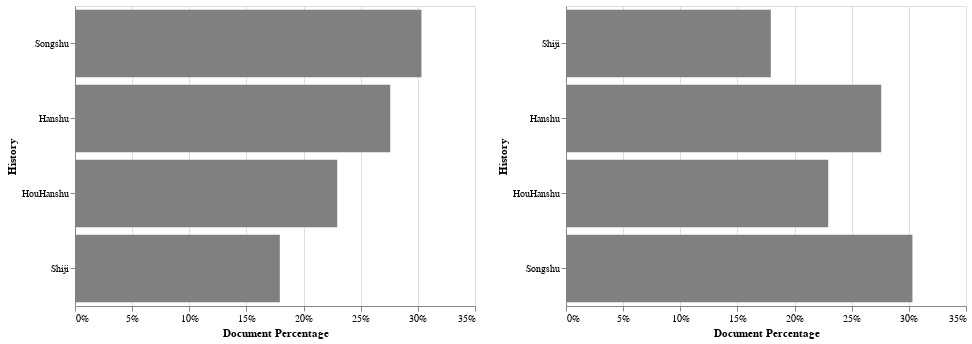

The cell this chart's notebook holds for it:
### Code cell
# Comparing 5th century histories to the Han model
reind1 = SummaryDf.reindex(set(FifthCentury+HanModels))

modelPercentSort1 = alt.Chart(reind1.reset_index()).mark_bar(color="gray").encode(alt.X(
    'DocPercentage', axis=alt.Axis(format='%'), title="Document Percentage"), alt.Y(
    'bookname:N', sort=sortOrderPercent, title='History'))

modelTimeSort1 = alt.Chart(reind1.reset_index()).mark_bar(color="gray").encode(alt.X(
    'DocPercentage', axis=alt.Axis(format='%'), title="Document Percentage"), alt.Y(
    'bookname:N', sort=["Shiji", "Hanshu", "HouHanshu", "Songshu"], title='History'))

modelPercentSort1 | modelTimeSort1

### Figure 1 — Vega-Lite specification as saved in the notebook (floating-point values rounded to 4 significant figures)
{"$schema": "https://vega.github.io/schema/vega-lite/v3.3.0.json", "config": {"mark": {"tooltip": null}, "view": {"height": 300, "width": 400}}, "datasets": {"data-5f2a381cad5f2ffbf3e903a5cae7eae6": [{"DocPercentage": 0.1792, "book": "Shiji", "bookname": "Shiji", "commentaryChar": 0, "docsCharTotal": 57510, "docsTotal": 94, "grandChar": 320906, "iDocsCharM": 35165, "iDocsM": 32, "qDocsC": 0, "qDocsCharC": 0, "qDocsCharM": 22345, "qDocsM": 62}, {"DocPercentage": 0.2295, "book": "HouHanShu", "bookname": "HouHanshu", "commentaryChar": 0, "docsCharTotal": 149138, "docsTotal": 279, "grandChar": 649958, "iDocsCharM": 84869, "iDocsM": 93, "qDocsC": 0, "qDocsCharC": 0, "qDocsCharM": 64269, "qDocsM": 186}, {"DocPercentage": 0.2758, "book": "Hanshu", "bookname": "Hanshu", "commentaryChar": 0, "docsCharTotal": 174793, "docsTotal": 279, "grandChar": 633699, "iDocsCharM": 115276, "iDocsM": 110, "qDocsC": 0, "qDocsCharC": 0, "qDocsCharM": 59517, "qDocsM": 169}, {"DocPercentage": 0.3031, "book": "Songshu", "bookname": "Songshu", "commentaryChar": 0, "docsCharTotal": 158866, "docsTotal": 254, "grandChar": 524083, "iDocsCharM": 111375, "iDocsM": 114, "qDocsC": 0, "qDocsCharC": 0, "qDocsCharM": 47491, "qDocsM": 140}]}, "hconcat": [{"data": {"name": "data-5f2a381cad5f2ffbf3e903a5cae7eae6"}, "encoding": {"x": {"axis": {"format": "%"}, "field": "DocPercentage", "title": "Document Percentage", "type": "quantitative"}, "y": {"field": "bookname", "sort": {"field": "DocPercentage", "order": "descending"}, "title": "History", "type": "nominal"}}, "mark": {"color": "gray", "type": "bar"}}, {"data": {"name": "data-5f2a381cad5f2ffbf3e903a5cae7eae6"}, "encoding": {"x": {"axis": {"format": "%"}, "field": "DocPercentage", "title": "Document Percentage", "type": "quantitative"}, "y": {"field": "bookname", "sort": ["Shiji", "Hanshu", "HouHanshu", "Songshu"], "title": "History", "type": "nominal"}}, "mark": {"color": "gray", "type": "bar"}}]}
